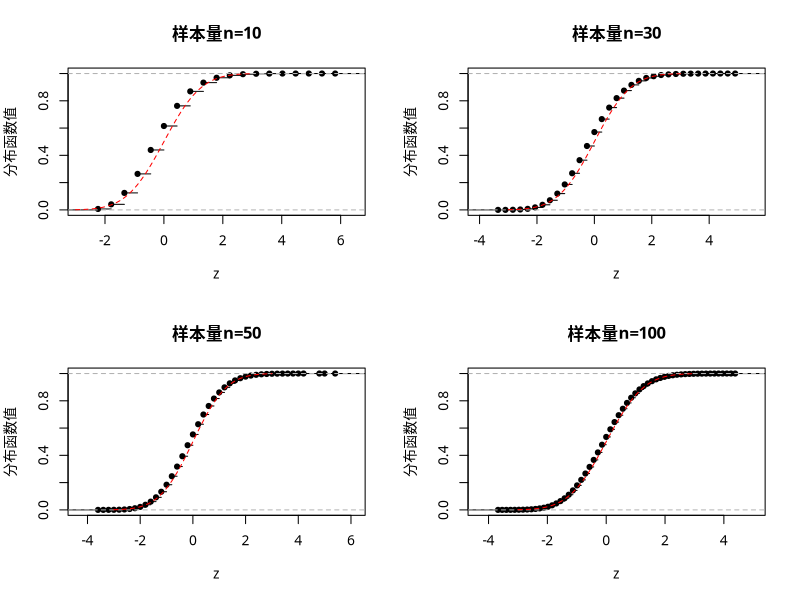
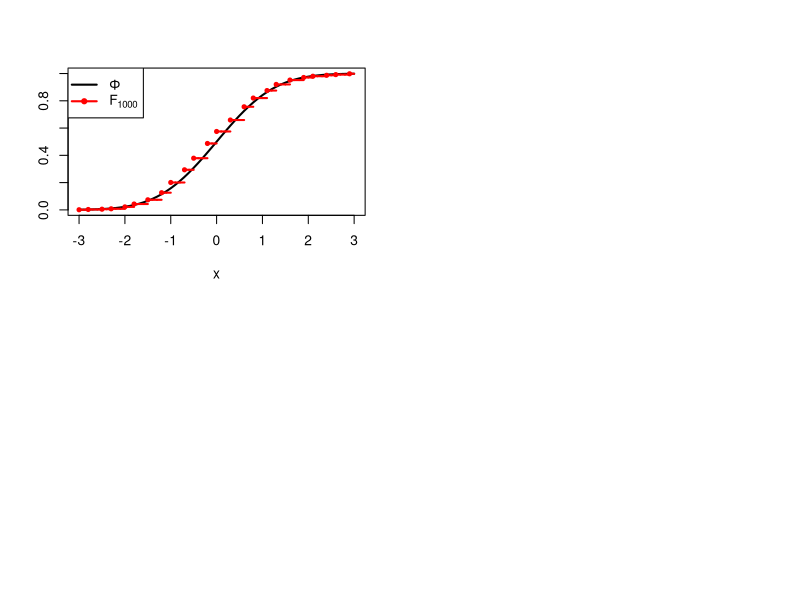

The R script that drew these images, in order:
## ---- chunk 1
# 函数定义举例
powers <- function(x, ...) {
  for(i in list(...)) { 
    print(x^i)
  } 
}

# 注意调用返回结果的不同 
powers(2, 1,2,3,4,5,6)
powers(2, 1:6)
powers(2, matrix(1:6,2), 1:6, 1,2,3,4,5,6)
## ---- chunk 2
# 定义一个匿名函数并执行
(function(x, y=c(1,2,3)){ return(x^y)})(3)
## ---- chunk 3
fun <- function(x, y=c(1, 2, 3)) {
  return(x^y)
}

fun(3)
fun(y=3, x=2)
fun(y=3, 2)

fun(3, 1:6)
fun(2, matrix(1:6, nrow=2))
## ---- chunk 4
a = 0
b = 2
g = function(x)x

set.seed(1)     # 固定随机数生成初值，确保结果可重复计算
mc.rep = 100    # 蒙特卡洛重复观测次数

integ = function(a, b, r) {
  mean( (b-a)*g(runif(mc.rep, min=a, max = b)) )
}

integ(a, b, mc.rep)

mc.rep = 10000  # 重设观测次数
integ(a, b, mc.rep)

integrate(g, lower = a, upper = b)
## ---- chunk 5
a = -2
b = 2
g = function(x) dnorm(x)

set.seed(1)     # 固定随机数生成初值，确保结果可重复计算
mc.rep = 100    # 蒙特卡洛重复观测次数

integ = function(a, b, r) {
  mean( (b-a)*g(runif(mc.rep, min=a, max = b)) )
}

integ(a, b, mc.rep)

mc.rep = 10000        # 重设观测次数
integ(a, b, mc.rep)

integrate(g, lower = a, upper = b)

pnorm(b) - pnorm(a)   # 正态函数pnorm()法
## ---- chunk 6
x = rnorm(mc.rep, 0, 1)
I = x>-2 & x<2
p = mean(I)
p
## ---- chunk 7
# 总体为泊松分布 P(0.5)
lamda = 0.5

# 蒙特卡洛重复次数为100000
mc.rep = 100000

# 拟考察的样本量为10，30，50，100
# 拟在一下点处计算分布函数取值
z = seq(-3, 3, 0.1)   # 自变量的值

# 绘图窗口
par(mfrow = c(2, 2))
for (n in c(10, 30, 50, 100)) {
  
  # 通过抽取泊松分布随机函数获得Zn的100000次重复观测
  x = matrix(rpois(n*mc.rep, lambda = lamda), nrow = n)
  
  # 获取特定样本量下 Zn 的 mc.rep 次重复值
  Zn = sqrt(n)*(colMeans(x) - lamda) / sqrt(lamda)
  
  # 计算Zn的mc.rep次重复值对应的经验分布函数（因mc.rep很大，可以视为Zn的精确分布）并绘图
  plot(ecdf(Zn), xlab = "z", ylab = "分布函数值", main = paste("样本量n=", n, sep=""), family = "STXihei")
  
  # 添加标准正态分布函数，以便同Zn精确分布（的蒙特卡洛）作比较
  lines(z, pnorm(z), col = "red", lty = 2)
}
## ---- chunk 8
x = seq(-3, 3, 0.1)                       # 设置自变量的值
y = matrix(rpois(30000, 0.5), 1000, 30)   # 模拟1000组容量为30的样本
z = (rowSums(y)/30-0.5)*sqrt(60)          # 计算z的各个观测值
f = c()
for (i in 1:length(x)) {
  f = c(f, sum(z <= x[i])/1000)
}                                         # 计算经验分布在x处的值f
Phi = pnorm(x, 0, 1)                      # 计算标准正态分布在x处的值

plot(x, Phi, type = "l", lty = 1, pch = 1, 
     lwd = 2, col = "black", ylim = c(0, 1), ylab ="")
for (i in 1:60) {
  lines(x[i:(i+1)], c(f[i], f[i]), lty = 1, lwd = 2, col = "red")
  if (i == 1)
    points(x[i], f[i], pch = 20, col = "red")
  else if (f[i-1] != f[i])
    points(x[i], f[i], pch = 20, col = "red")
}
legend("topleft", c(expression(Phi), expression(F[1000])), 
       lty = 1, pch = c(-1, 20), col = c("black", "red"), lwd = 2)
warnings()
